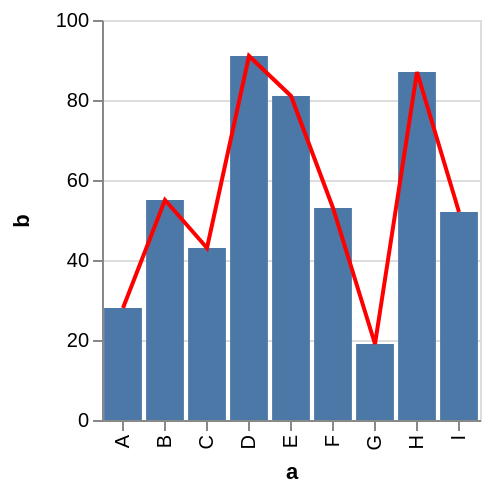

Write a Vega-Lite specification for this figure.
### Vega specification from a JSON file in a GitHub repository (floating-point values rounded to 4 significant figures)
{"$schema": "https://vega.github.io/schema/vega/v3.0.json", "autosize": "pad", "padding": 5, "height": 200, "style": "cell", "data": [{"name": "source_0", "values": [{"a": "A", "b": 28}, {"a": "B", "b": 55}, {"a": "C", "b": 43}, {"a": "D", "b": 91}, {"a": "E", "b": 81}, {"a": "F", "b": 53}, {"a": "G", "b": 19}, {"a": "H", "b": 87}, {"a": "I", "b": 52}]}, {"name": "data_1", "source": "source_0", "transform": [{"type": "formula", "expr": "toNumber(datum[\"b\"])", "as": "b"}, {"type": "filter", "expr": "datum[\"b\"] !== null && !isNaN(datum[\"b\"])"}]}, {"name": "data_2", "source": "source_0", "transform": [{"type": "formula", "expr": "toNumber(datum[\"b\"])", "as": "b"}, {"type": "filter", "expr": "datum[\"b\"] !== null && !isNaN(datum[\"b\"])"}]}], "signals": [{"name": "x_step", "value": 21}, {"name": "width", "update": "bandspace(domain('x').length, 0.1, 0.05) * x_step"}], "marks": [{"name": "layer_0_marks", "type": "rect", "style": ["bar"], "from": {"data": "data_1"}, "encode": {"update": {"x": {"scale": "x", "field": "a"}, "width": {"scale": "x", "band": true}, "y": {"scale": "y", "field": "b"}, "y2": {"scale": "y", "value": 0}, "fill": {"value": "#4c78a8"}}}}, {"name": "layer_1_marks", "type": "line", "style": ["line"], "sort": {"field": "datum[\"a\"]", "order": "descending"}, "from": {"data": "data_2"}, "encode": {"update": {"x": {"scale": "x", "field": "a", "band": 0.5}, "y": {"scale": "y", "field": "b"}, "stroke": {"value": "red"}}}}], "scales": [{"name": "x", "type": "band", "domain": {"fields": [{"data": "data_1", "field": "a"}, {"data": "data_2", "field": "a"}], "sort": true}, "range": {"step": {"signal": "x_step"}}, "paddingInner": 0.1, "paddingOuter": 0.05}, {"name": "y", "type": "linear", "domain": {"fields": [{"data": "data_1", "field": "b"}, {"data": "data_2", "field": "b"}], "sort": true}, "range": [{"signal": "height"}, 0], "nice": true, "zero": true}], "axes": [{"scale": "x", "orient": "bottom", "labelOverlap": true, "title": "a", "zindex": 1, "encode": {"labels": {"update": {"angle": {"value": 270}, "align": {"value": "right"}, "baseline": {"value": "middle"}}}}}, {"scale": "y", "orient": "left", "labelOverlap": true, "tickCount": {"signal": "ceil(height/40)"}, "title": "b", "zindex": 1}, {"scale": "y", "orient": "left", "domain": false, "grid": true, "labels": false, "maxExtent": 0, "minExtent": 0, "tickCount": {"signal": "ceil(height/40)"}, "ticks": false, "zindex": 0, "gridScale": "x"}], "config": {"axis": {"titlePadding": 5}, "axisY": {"minExtent": 30}}}
